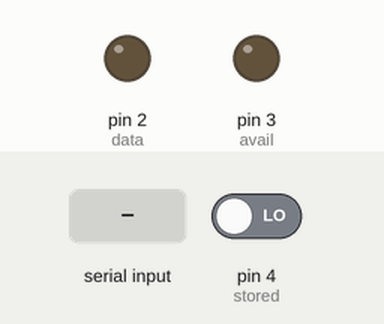
The sketch below on a simulated Arduino Uno, built with avr-gcc and run on an emulated ATmega328P. Parts: output pins drawn as LEDs (lit = HIGH). The inputs (shaded band) are chosen by the test bench; at power-on: pin 4 (stored) LOW.

Above: at 1.2 s.
1.3 s: "1\n" received over Serial
At 1.9 s:
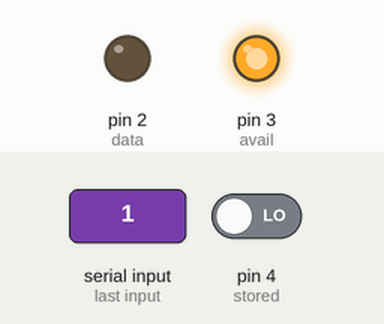
2.8 s: pin 4 (stored) driven HIGH
At 4.0 s:
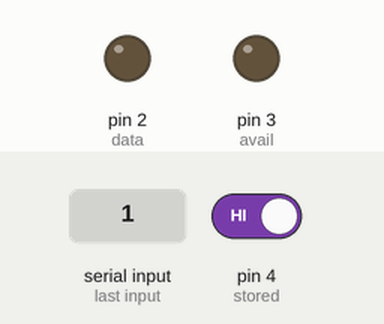
4.3 s: pin 4 (stored) driven LOW
At 5.3 s:
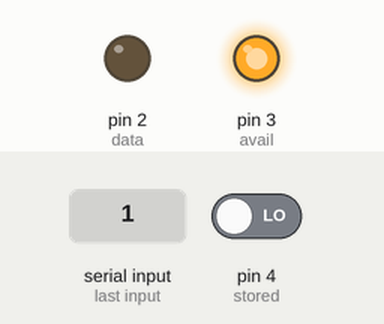
Timing chart, 0 to 7.3 s (numbered marks = the images above; inputs shaded):
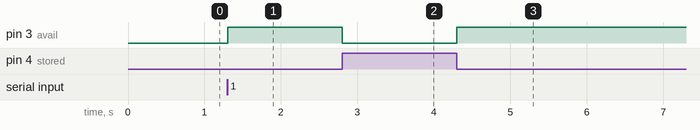

The sketch:

async-comm-tx.ino
```cpp
#define BUFFER_WIDTH 32

#define data 2
#define avail 3
#define stored 4

void int_to_bin(int entrada, char salida[BUFFER_WIDTH])
{
  for(int i=0; i<BUFFER_WIDTH; i++)
  {
    if(entrada%2==1)
      salida[i]=1;
    else
      salida[i]=0;

    entrada = entrada/2;
  }
}

char buffer_out[BUFFER_WIDTH];
void setup() {
  // put your setup code here, to run once:
  pinMode(data, OUTPUT);
  digitalWrite(data, LOW);

  pinMode(avail, OUTPUT);
  digitalWrite(avail, LOW);

  pinMode(stored, INPUT);

  Serial.begin(9600);
}

void loop() {
  // put your main code here, to run repeatedly:
  while(Serial.read()!='\n');

  for(int i=0; i<1000; i++)
  {
    int_to_bin(i, buffer_out);
    for(int j=0; j<BUFFER_WIDTH; j++)
    {
      digitalWrite(data, buffer_out[j]);

      digitalWrite(avail, HIGH);
      while(digitalRead(stored)==0);
      digitalWrite(avail, LOW);
      while(digitalRead(stored)==1);
    }
  }
}
```

Measured:
- after the input at 1.3 s, pin 3 (avail): LOW → HIGH at once
- after the input at 2.8 s, pin 3 (avail): HIGH → LOW at once
- after the input at 4.3 s, pin 3 (avail): LOW → HIGH at once
